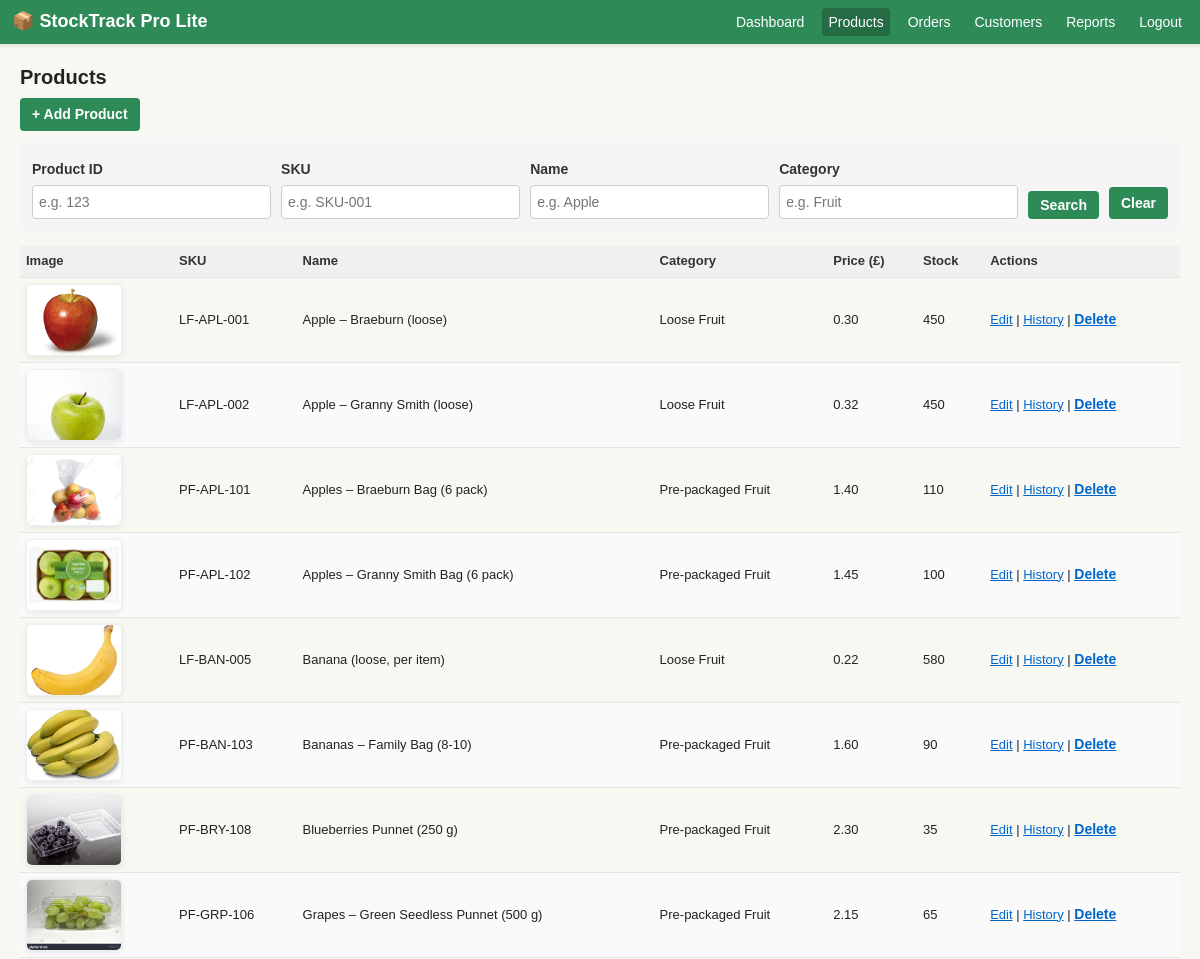
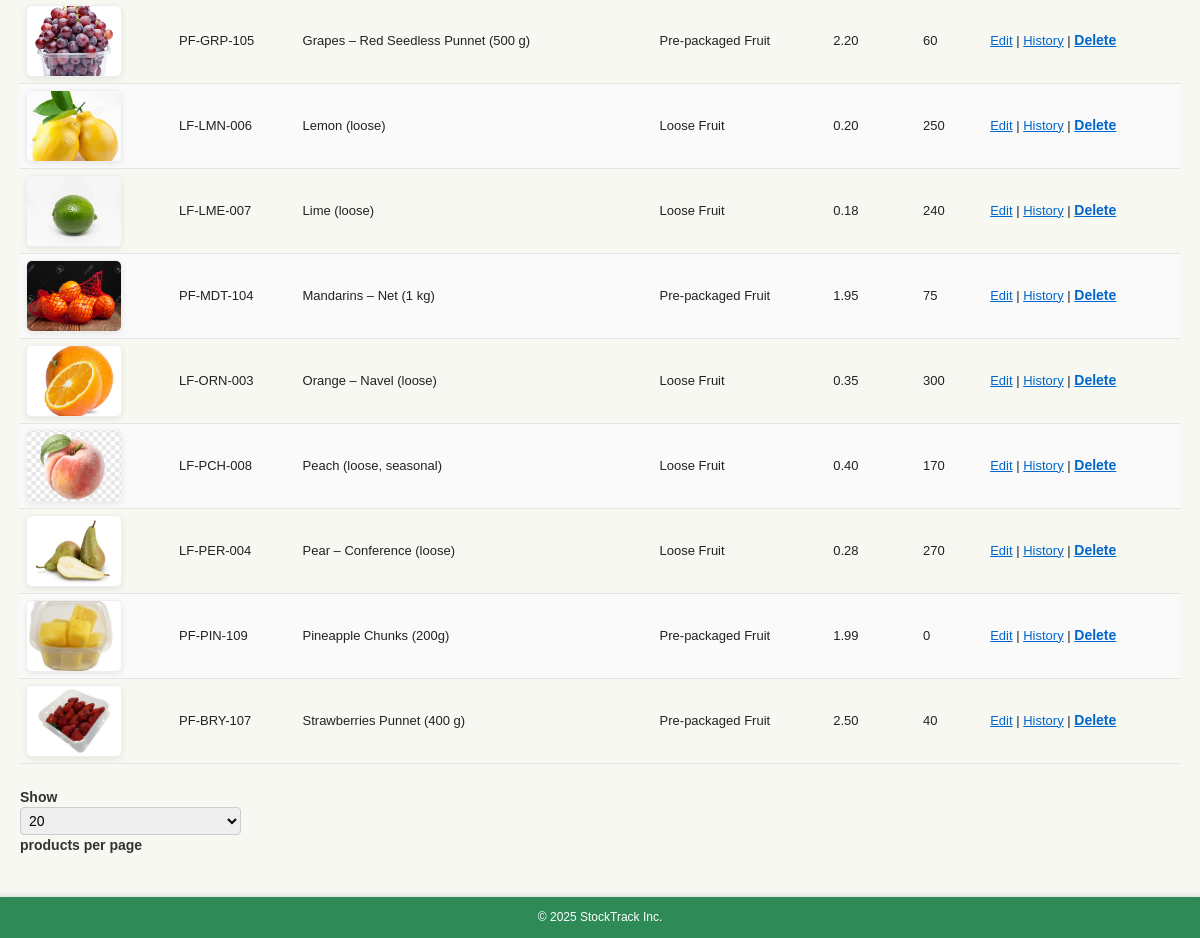
Page /StockTrackProLite/products.php (signed in) on the earlier database version (2 pictures, top to bottom).
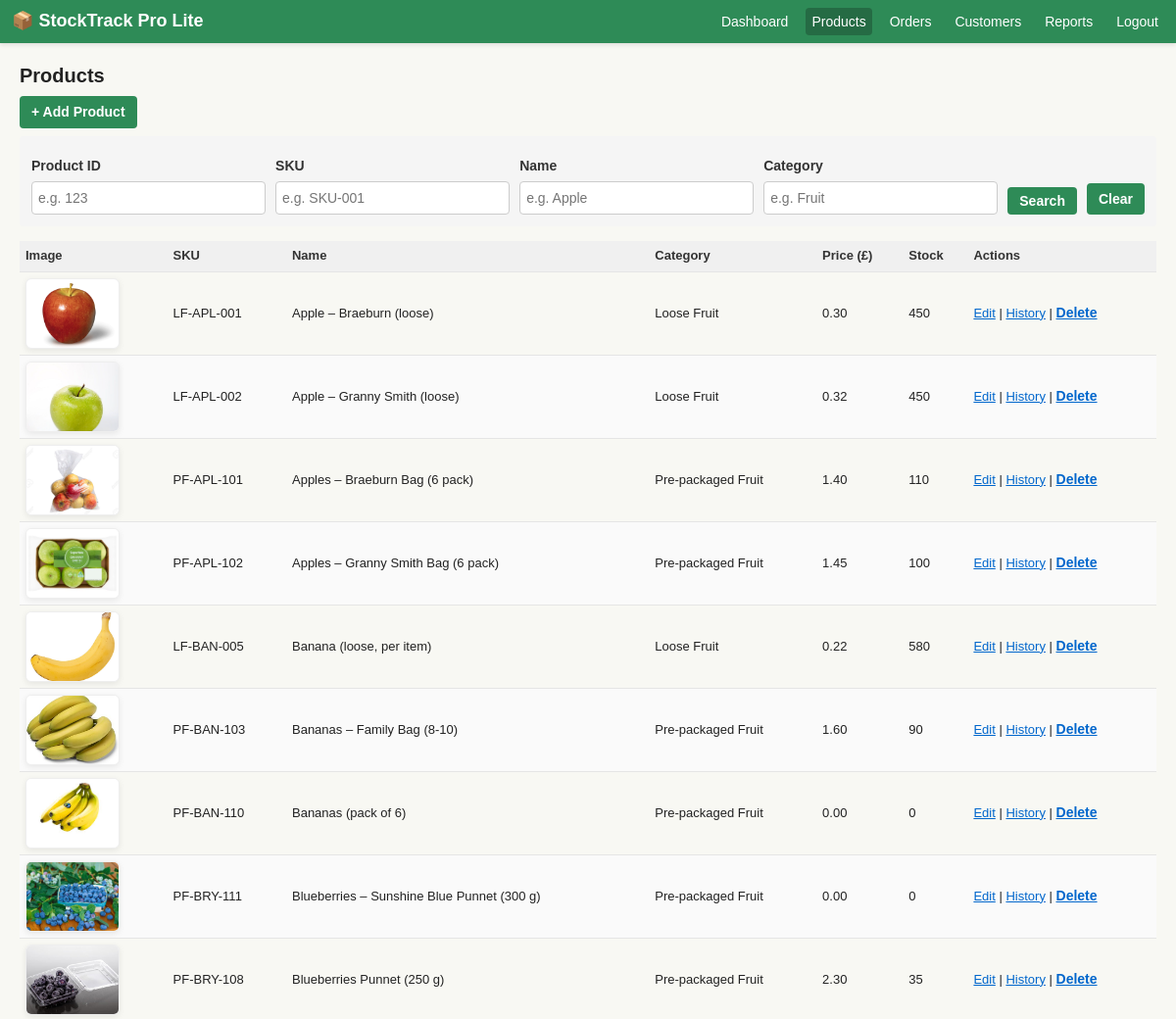
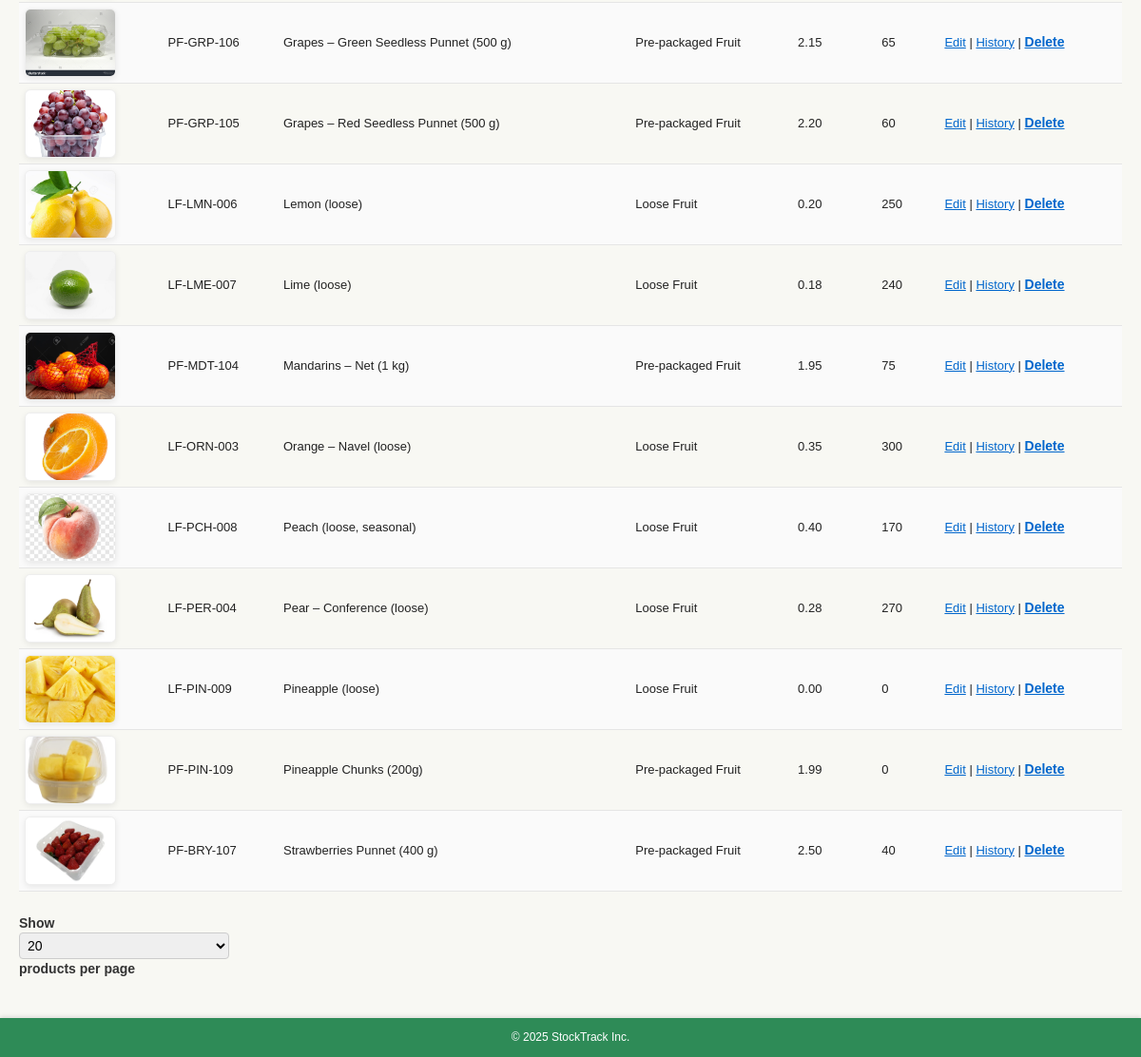
Same page on the later database version (2 pictures, top to bottom).
### tables this page shows
CREATE TABLE `products` (
  `id` int(11) NOT NULL,
  `sku` varchar(30) NOT NULL,
  `name` varchar(100) NOT NULL,
  `category_id` int(11) DEFAULT NULL,
  `price` decimal(10,2) NOT NULL,
  `stock` int(11) NOT NULL DEFAULT 0,
  `country_iso` char(2) NOT NULL,
  `class` enum('X','I','II') NOT NULL,
  `pack_uom` enum('each','g','varies') NOT NULL DEFAULT 'each',
  `default_pack_weight_g` int(11) DEFAULT NULL,
  `best_before_days` int(11) NOT NULL
);

### includes/database.php (called while the page is built, shortened)
<?php
class Database
{
    private static $pdo;
    private static $config;
    private static function config()
    {
        if (self::$config === null) {
            $base = require dirname(__DIR__) . '/config/database.php';
            $overridePath = dirname(__DIR__) . '/config/database.local.php';
            self::$config = $base;
        }
        return self::$config;
    }
    public static function connection()
    {
        if (!self::$pdo) {
            $config = self::config();
            $dsn = sprintf(
                'mysql:host=%s;port=%s;dbname=%s;charset=%s',
                $config['host'],
                $config['port'],
                $config['database'],
                $config['charset']
            );
            $options = array(
                PDO::ATTR_ERRMODE => PDO::ERRMODE_EXCEPTION,
                PDO::ATTR_DEFAULT_FETCH_MODE => PDO::FETCH_ASSOC,
                PDO::ATTR_EMULATE_PREPARES => false
            );
            self::$pdo = new PDO($dsn, $config['username'], $config['password'], $options);
        }
        return self::$pdo;
    }
    public static function query($sql, $params = array())
    {
        $stmt = self::connection()->prepare($sql);
        $stmt->execute($params);
        return $stmt;
    }
    public static function fetchOne($sql, $params = array())
    {
        $stmt = self::query($sql, $params);
        $row = $stmt->fetch();
        return $row === false ? null : $row;
    }
}

### config/database.php (called while the page is built)
<?php
return array(
    'host' => getenv('DB_HOST') ?: '127.0.0.1',
    'port' => getenv('DB_PORT') ?: '3306',
    'database' => getenv('DB_NAME') ?: 'stocktrackpro',
    'username' => getenv('DB_USER') ?: 'root',
    'password' => getenv('DB_PASS') ?: '',
    'charset' => getenv('DB_CHARSET') ?: 'utf8mb4'
);

### StockTrackProLite/products.php (the view, shortened to what this page needs)
<?php
require_once dirname(__DIR__) . '/includes/database.php';
include 'includes/header.php';
$search_id = isset($_GET['search_id']) ? trim($_GET['search_id']) : '';
$search_sku = isset($_GET['search_sku']) ? trim($_GET['search_sku']) : '';
$search_name = isset($_GET['search_name']) ? trim($_GET['search_name']) : '';
$search_category = isset($_GET['search_category']) ? trim($_GET['search_category']) : '';
$allowed_per_page = array(10, 20, 50, 100);
$default_per_page = 20;
$per_page = isset($_GET['per_page']) ? (int) $_GET['per_page'] : $default_per_page;
$page = isset($_GET['page']) ? max(1, (int) $_GET['page']) : 1;
$offset = ($page - 1) * $per_page;
$where_parts = array();
$params = array();
$where_clause = !empty($where_parts) ? 'WHERE ' . implode(' AND ', $where_parts) : '';
$count_result = Database::fetchOne(
    "SELECT COUNT(p.id) as cnt FROM products p
     LEFT JOIN categories c ON c.id = p.category_id
     $where_clause",
    $params
);
$total_products = (int) ($count_result['cnt'] ?? 0);
$products = Database::query(
    "SELECT p.id, p.sku, p.name, p.price, p.stock,
            IFNULL(c.name,'-') AS category
     FROM products p
     LEFT JOIN categories c ON c.id = p.category_id
     $where_clause
     ORDER BY p.name
     LIMIT :offset, :limit",
    array_merge($params, array(':offset' => $offset, ':limit' => $per_page))
)->fetchAll();
$imageFiles = glob(__DIR__ . '/assets/*.{jpg,jpeg,png,gif,webp,avif}', GLOB_BRACE);
$imageMap = array();
function _prod_sanitize($s) {
    $s = strtolower((string)$s);
    $s = preg_replace('/[^a-z0-9]+/', '', $s);
    return $s;
}
$fileKeys = array();
foreach ($imageFiles as $f) {
    $fname = pathinfo($f, PATHINFO_FILENAME);
    $fileKeys[$f] = _prod_sanitize($fname);
}
foreach ($products as $p) {
    $bestScore = 0;
    $bestFile = null;
    $nameKey = _prod_sanitize($p['name']);
    foreach ($fileKeys as $filePath => $fileKey) {
        $score = 0;
        if ($nameKey !== '' && $fileKey === $nameKey) {
            $score += 120;
        }
        if ($nameKey !== '' && strpos($fileKey, $nameKey) !== false) {
            $score += 40;
        }
        if ($fileKey !== '' && $nameKey !== '' && (strlen($fileKey) > 3) && (strpos($nameKey, $fileKey) !== false)) {
            $score += 10;
        }
        if ($score > $bestScore) {
            $bestScore = $score;
            $bestFile = $filePath;
        }
    }
    if ($bestFile) {
        $imageMap[(int)$p['id']] = 'assets/' . basename($bestFile);
        unset($fileKeys[$bestFile]);
    }
}
?>
<h2>Products</h2>
<p>
    <a href="product_add.php" class="btn">+ Add Product</a>
</p>
<div style="background-color: #f5f5f5; padding: 12px; margin-bottom: 15px; border-radius: 4px;">
    <form method="get" style="display: grid; grid-template-columns: 1fr 1fr 1fr 1fr auto auto; gap: 10px; align-items: flex-end;">
        <div>
            <label><strong>Product ID</strong></label>
            <input type="text" name="search_id" value="<?php echo htmlspecialchars($search_id); ?>" placeholder="e.g. 123" style="width: 100%; padding: 6px; box-sizing: border-box;">
        </div>
        <div>
            <label><strong>SKU</strong></label>
            <input type="text" name="search_sku" value="<?php echo htmlspecialchars($search_sku); ?>" placeholder="e.g. SKU-001" style="width: 100%; padding: 6px; box-sizing: border-box;">
        </div>
        <div>
            <label><strong>Name</strong></label>
            <input type="text" name="search_name" value="<?php echo htmlspecialchars($search_name); ?>" placeholder="e.g. Apple" style="width: 100%; padding: 6px; box-sizing: border-box;">
        </div>
        <div>
            <label><strong>Category</strong></label>
            <input type="text" name="search_category" value="<?php echo htmlspecialchars($search_category); ?>" placeholder="e.g. Fruit" style="width: 100%; padding: 6px; box-sizing: border-box;">
        </div>
        <button type="submit" class="btn" style="margin: 0;">Search</button>
        <a href="products.php" class="btn" style="margin: 0; text-align: center; text-decoration: none;">Clear</a>
    </form>
</div>
<table>
    <thead>
        <tr>
            <th>Image</th>
            <th>SKU</th>
            <th>Name</th>
            <th>Category</th>
            <th>Price (£)</th>
            <th>Stock</th>
            <th>Actions</th>
        </tr>
    </thead>
    <tbody>
<?php if (!$products): ?>
        <tr><td colspan="7">No products yet.</td></tr>
<?php else: foreach ($products as $row): ?>
        <tr>
            <td>
                <?php if (isset($imageMap[(int)$row['id']])): ?>
                    <div style="width:96px;height:72px;overflow:hidden;border-radius:6px;box-shadow:0 2px 6px rgba(0,0,0,0.08);display:flex;align-items:center;justify-content:center;background:#fff;border:1px solid #eee;">
                        <img src="<?php echo htmlspecialchars($imageMap[(int)$row['id']]); ?>" alt="<?php echo htmlspecialchars($row['name']); ?>" style="width:100%;height:100%;object-fit:cover;display:block;">
                    </div>
                <?php else: ?>
                    <div style="width:96px;height:72px;border-radius:6px;background:#f8f8f8;border:1px dashed #eee;display:flex;align-items:center;justify-content:center;color:#999;font-size:12px;">No image</div>
                <?php endif; ?>
            </td>
            <td><?php echo htmlspecialchars($row['sku']); ?></td>
            <td><?php echo htmlspecialchars($row['name']); ?></td>
            <td><?php echo htmlspecialchars($row['category']); ?></td>
            <td><?php echo number_format($row['price'], 2); ?></td>
            <td><?php echo (int)$row['stock']; ?></td>
            <td>
                <a class="action-link" href="product_edit.php?id=<?php echo $row['id']; ?>">Edit</a> |
                <a class="action-link" href="product_view.php?id=<?php echo $row['id']; ?>">History</a> |
                <form action="product_delete.php" method="post" style="display:inline" onsubmit="return confirm('Delete this product?');">
                    <button type="submit" style="background:none;border:none;color:#06c;padding:0;cursor:pointer;text-decoration:underline;">Delete</button>
                </form>
            </td>
        </tr>
<?php endforeach; endif; ?>
    </tbody>
</table>
<?php if ($total_products > 0): ?>
    <div style="margin-top: 15px; margin-bottom: 15px;">
        <form method="get" style="display: inline-block;">
            <label>Show
                <select name="per_page" onchange="this.form.submit()" style="padding: 4px;">
                    <?php foreach ($allowed_per_page as $v): ?>
                        <option value="<?php echo $v; ?>"<?php if ($per_page == $v) echo ' selected'; ?>><?php echo $v; ?></option>
                    <?php endforeach; ?>
                </select>
            products per page</label>
        </form>
    </div>
<?php endif; ?>
<?php include 'includes/footer.php'; ?>

### StockTrackProLite/includes/header.php (shortened to what this page needs)
<!DOCTYPE html>
<html lang="en">
<head>
    <link rel="stylesheet" href="assets/style.css">
</head>
<body>
<header class="topbar">
    <h1 class="logo">📦 StockTrack Pro Lite</h1>
    <nav>
        <a href="dashboard.php">Dashboard</a>
        <a href="products.php">Products</a>
        <a href="orders.php">Orders</a>
        <a href="customers.php">Customers</a>
        <a href="reports.php">Reports</a>
        <a href="logout.php" class="right">Logout</a>
    </nav>
</header>
<main class="container">

### StockTrackProLite/includes/footer.php (shortened to what this page needs)
</main>
<footer class="footer">
    &copy; <?php echo date('Y'); ?> StockTrack Inc.
</footer>
</body>
</html>

### StockTrackProLite/assets/style.css (style rules this page uses)
* { box-sizing: border-box; }
html { height: 100%; }
body { height: 100%; margin: 0; padding: 0; background: #f8f8f3; color: #222; font: 14px/1.45 Arial, Helvetica, sans-serif; display: flex; flex-direction: column; }
:root { --primary: #2e8b57; --primary-dark: #256b44; --bg-light: #f8f8f3; --border: #e5e5e5; --bg-row-alt: #fafafa; --bg-notice: #e8f5e9; --notice-accent: #1b5e20; --text-muted: #666; --spacing-xs: 4px; --spacing-sm: 6px; --spacing-md: 8px; --spacing-lg: 12px; --spacing-xl: 20px; --radius: 4px; }
h1, h2, h3, h4, h5, h6 { margin: 0 0 8px 0; font-weight: 700; line-height: 1.3; }
h1 { font-size: 28px; }
h2 { font-size: 20px; }
p { margin: 0 0 8px 0; }
a { color: #222; text-decoration: none; }
.topbar { background: var(--primary); color: #fff; padding: var(--spacing-md) var(--spacing-lg); display: flex; justify-content: space-between; align-items: center; flex-shrink: 0; box-shadow: 0 2px 4px rgba(0, 0, 0, 0.1); }
.topbar .logo { font-size: 18px; margin: 0; font-weight: 700; }
.topbar nav { display: flex; gap: var(--spacing-lg); align-items: center; }
.topbar nav a { color: #fff; text-decoration: none; padding: var(--spacing-xs) var(--spacing-sm); border-radius: var(--radius); transition: background 0.2s ease; }
.topbar nav a:hover, .topbar nav a.active { background: var(--primary-dark); }
main.container { width: 100%; max-width: 1200px; margin: var(--spacing-xl) auto; padding: 0 var(--spacing-xl); flex: 1 1 auto; }
.container { width: 100%; max-width: 1200px; margin: var(--spacing-xl) auto; padding: 0 var(--spacing-xl); }
table { width: 100%; border-collapse: collapse; margin-bottom: var(--spacing-lg); font-size: 13px; }
th, td { padding: var(--spacing-sm) var(--spacing-sm); border-bottom: 1px solid var(--border); text-align: left; }
th { background: #f0f0f0; font-weight: 700; color: #333; }
tr:nth-child(even) { background: var(--bg-row-alt); }
form label { display: block; margin: var(--spacing-md) 0 var(--spacing-sm); font-weight: 700; color: #333; }
input[type="text"], input[type="password"], input[type="email"], input[type="number"], input[type="date"], select, textarea { width: 100%; padding: var(--spacing-sm); border: 1px solid #ccc; border-radius: var(--radius); box-sizing: border-box; font: 14px/1.45 Arial, Helvetica, sans-serif; transition: border-color 0.2s ease; }
input[type="submit"], button, .btn { background: var(--primary); color: #fff; border: none; padding: var(--spacing-sm) var(--spacing-lg); border-radius: var(--radius); cursor: pointer; font-weight: 700; font-size: 14px; transition: background 0.2s ease; }
.btn { display: inline-block; padding: var(--spacing-sm) var(--spacing-lg); text-decoration: none; }
.action-link { background: none; border: none; color: #06c; padding: 0; cursor: pointer; text-decoration: underline; font: inherit; }
.footer { background: var(--primary); color: #fff; padding: var(--spacing-lg) var(--spacing-xl); text-align: center; font-size: 12px; flex-shrink: 0; margin-top: auto; box-shadow: 0 -2px 4px rgba(0, 0, 0, 0.1); }

Differences in the rows shown:
added products: name (picture), sku "PF-BAN-110", name "Bananas (pack of 6)", category "Pre-packaged Fruit", price "0.00", stock "0"
added products: shows a picture, sku "PF-BRY-111", name "Blueberries – Sunshine Blue Punnet (300 g)", category "Pre-packaged Fruit", price "0.00", stock "0"
added products: name (picture), sku "LF-PIN-009", name "Pineapple (loose)", category "Loose Fruit", price "0.00", stock "0"
